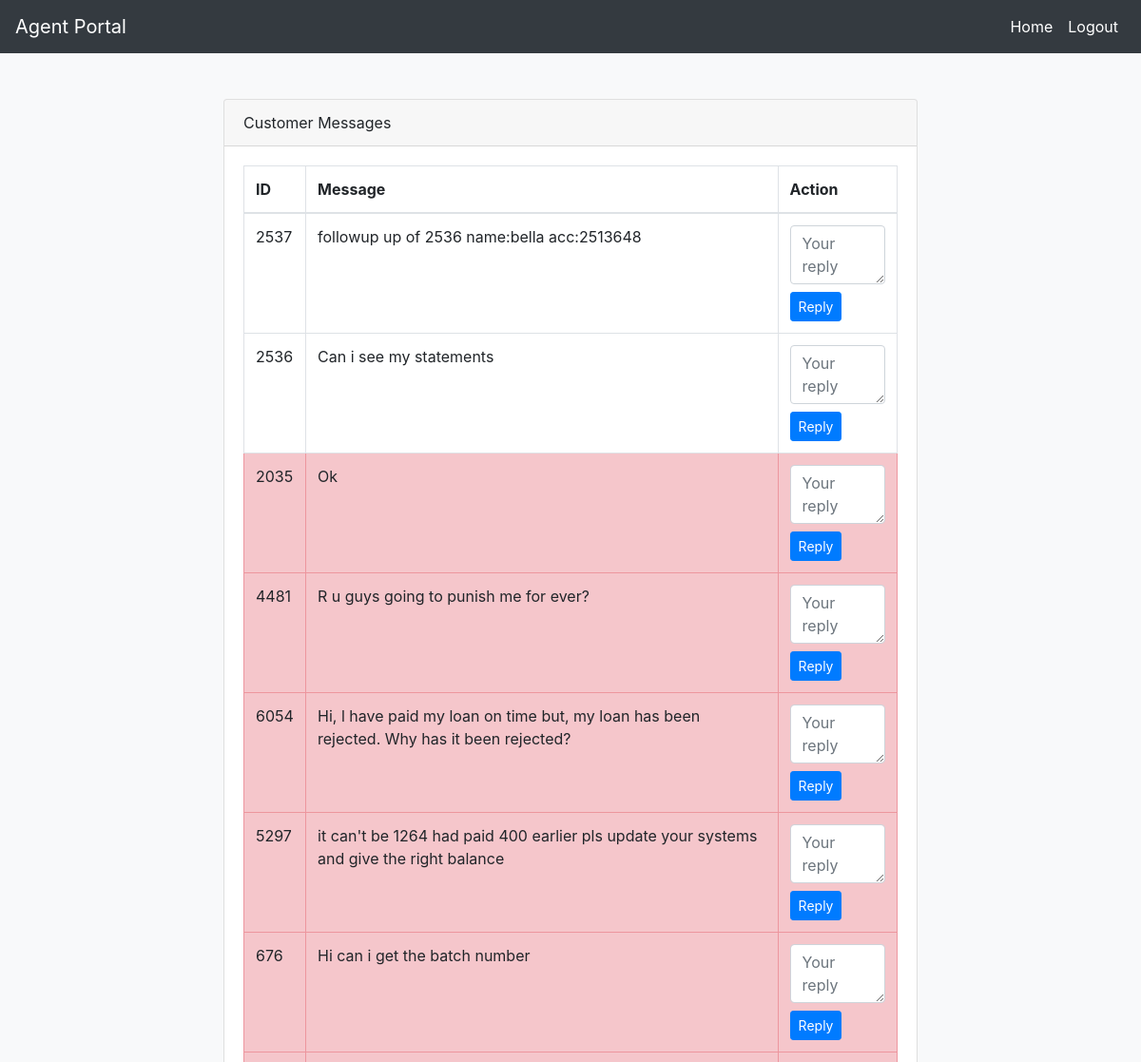
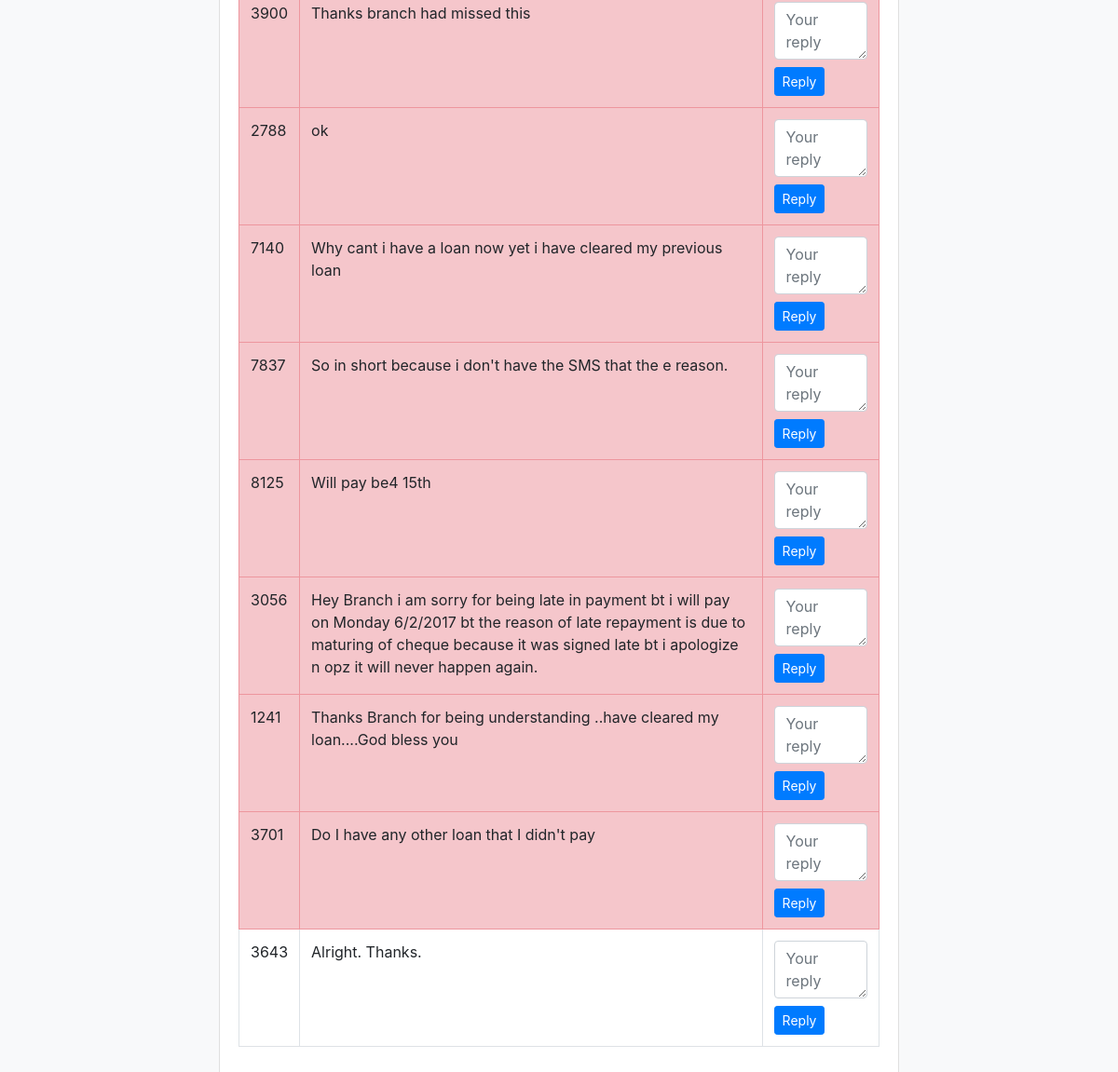
Screenshot of /agent_portal (signed in) with the database file from the repository (2 pictures, top to bottom).
### tables this page shows
CREATE TABLE customer_messages
                     (id INTEGER PRIMARY KEY, message TEXT,timestamp DATETIME DEFAULT CURRENT_TIMESTAMP, replied BOOLEAN DEFAULT FALSE);

### app.py (the view)
@app.route('/agent_portal')
def agent_portal():
    if not session.get('logged_in'):
        flash('Please login first!')
        return redirect(url_for('agentlogin'))
    agent_id = session['user_id']
    print("Agent ID: ", agent_id) # For debugging purposes
    with sqlite3.connect('messages.db') as conn:
        c = conn.cursor()
        c.execute('SELECT id FROM customer_messages WHERE id NOT IN (SELECT message_id FROM message_assignments) LIMIT 1')
        message = c.fetchone()
        if message:
            message_id = message[0]
            c.execute('INSERT INTO message_assignments (message_id, agent_id, timestamp) VALUES (?, ?, datetime("now"))', (message_id, agent_id))
            conn.commit()
    with sqlite3.connect('messages.db') as conn:
        c = conn.cursor()
        c.execute('''
            SELECT c.id, c.message, c.timestamp ,c.replied
            FROM customer_messages c
            INNER JOIN message_assignments a ON c.id = a.message_id
            WHERE a.agent_id = ?
            ORDER BY c.timestamp DESC''', (agent_id,))
        messages = c.fetchall()
    print("Fetched Messages: ", messages) # For debugging purposes
    return render_template('agents_portal.html', messages=messages)

### templates/agents_portal.html (shortened to what this page needs)
<!DOCTYPE html>
<html>
  <head>
    <link
      href="https://maxcdn.bootstrapcdn.com/bootstrap/4.5.2/css/bootstrap.min.css"
      rel="stylesheet"
    />
  </head>
  <body class="bg-light">
    <nav class="navbar navbar-expand-lg navbar-dark bg-dark">
      <a class="navbar-brand text-white" href="#">Agent Portal</a>
      <div class="collapse navbar-collapse">
        <ul class="navbar-nav ml-auto">
          <li class="nav-item">
            <a class="nav-link text-white" href="/">Home</a>
          </li>
          <li class="nav-item">
            <a class="nav-link text-white" href="/logout">Logout</a>
          </li>
        </ul>
      </div>
    </nav>
    <div class="container mt-5">
      <div class="row justify-content-center">
        <div class="col-md-8">
          <div class="card">
            <div class="card-header">Customer Messages</div>
            <div class="card-body">
              <table class="table table-bordered">
                <thead>
                  <tr>
                    <th>ID</th>
                    <th>Message</th>
                    <th>Action</th>
                  </tr>
                </thead>
                <tbody>
                  {% for msg in messages %}
                  <tr class="{{ 'table-danger' if not msg[3] else '' }}">
                    <td>{{ msg[0] }}</td>
                    <td>{{ msg[1] }}</td>
                    <td>
                      <form action="/reply" method="post">
                        <textarea
                          class="form-control mb-2"
                          name="reply"
                          rows="2"
                          placeholder="Your reply"
                        ></textarea>
                        <button type="submit" class="btn btn-sm btn-primary">
                          Reply
                        </button>
                      </form>
                    </td>
                  </tr>
                  {% endfor %}
                </tbody>
              </table>
            </div>
          </div>
        </div>
      </div>
    </div>
  </body>
</html>

### rows the page displays
customer_messages: id "2537", message "followup up of 2536 name:bella acc:2513648"
customer_messages: id "2536", message "Can i see my statements"
customer_messages: id "2035", message "Ok"
customer_messages: id "4481", message "R u guys going to punish me for ever?"
customer_messages: id "6054", message "Hi, l have paid my loan on time but, my loan has been rejected. Why has it been rejected?"
customer_messages: id "5297", message "it can't be 1264 had paid 400 earlier pls update your systems and give the right balance"
customer_messages: id "676", message "Hi can i get the batch number"
customer_messages: id "3900", message "Thanks branch had missed this"
customer_messages: id "2788", message "ok"
customer_messages: id "7140", message "Why cant i have a loan now yet i have cleared my previous loan"
customer_messages: id "7837", message "So in short because i don't have the SMS that the e reason."
customer_messages: id "8125", message "Will pay be4 15th"
customer_messages: id "3056", message "Hey Branch i am sorry for being late in payment bt i will pay on Monday 6/2/2017 bt the reason of late repayment is due to maturing of cheque because it was signed late bt i apologize n opz it will never happen again."
customer_messages: id "1241", message "Thanks Branch for being understanding ..have cleared my loan....God bless you"
customer_messages: id "3701", message "Do I have any other loan that I didn't pay"
customer_messages: id "3643", message "Alright. Thanks."
